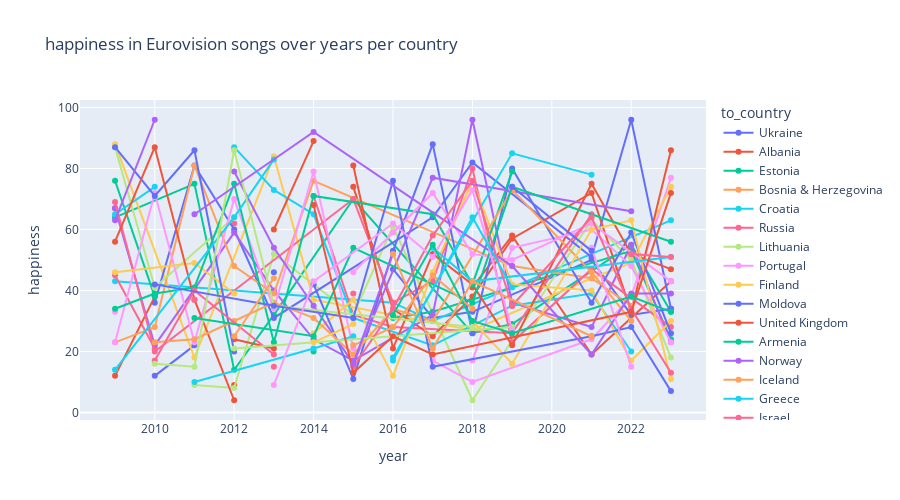

The code cell stored with this chart in its notebook:
### Code cell
# Ploting song happiness trend over years per country
fig = px.line(data_frame=songs_contestants_09_23, 
              x='year', 
              y='happiness', 
              height=500, 
              title="happiness in Eurovision songs over years per country", 
              markers=True,
              color='to_country'
             )
fig.show()
#fig
#fig.show(renderer="browser")

### Figure 1 — Plotly figure (JSON) as saved in the notebook; plotly's stock layout.template omitted (floating-point values rounded to 4 significant figures)
{"data": [{"hovertemplate": "to_country=Ukraine<br>year=%{x}<br>happiness=%{y}<extra></extra>", "legendgroup": "Ukraine", "line": {"color": "#636efa", "dash": "solid"}, "marker": {"symbol": "circle"}, "mode": "lines+markers", "name": "Ukraine", "orientation": "v", "showlegend": true, "type": "scatter", "x": [2009, 2010, 2011, 2012, 2013, 2014, 2016, 2017, 2018, 2021, 2022, 2023], "xaxis": "x", "y": [NaN, 12.0, 22.0, NaN, 46.0, NaN, 47.0, 31.0, 33.0, 50.0, 32.0, 34.0], "yaxis": "y"}, {"hovertemplate": "to_country=Albania<br>year=%{x}<br>happiness=%{y}<extra></extra>", "legendgroup": "Albania", "line": {"color": "#EF553B", "dash": "solid"}, "marker": {"symbol": "circle"}, "mode": "lines+markers", "name": "Albania", "orientation": "v", "showlegend": true, "type": "scatter", "x": [2009, 2010, 2012, 2015, 2018, 2019, 2021, 2023], "xaxis": "x", "y": [67.0, NaN, 9.0, NaN, 41.0, 58.0, 19.0, 43.0], "yaxis": "y"}, {"hovertemplate": "to_country=Estonia<br>year=%{x}<br>happiness=%{y}<extra></extra>", "legendgroup": "Estonia", "line": {"color": "#00cc96", "dash": "solid"}, "marker": {"symbol": "circle"}, "mode": "lines+markers", "name": "Estonia", "orientation": "v", "showlegend": true, "type": "scatter", "x": [2009, 2011, 2012, 2013, 2015, 2018, 2019, 2022, 2023], "xaxis": "x", "y": [64.0, 75.0, 14.0, 32.0, 70.0, 26.0, 29.0, 55.0, 33.0], "yaxis": "y"}, {"hovertemplate": "to_country=Bosnia & Herzegovina<br>year=%{x}<br>happiness=%{y}<extra></extra>", "legendgroup": "Bosnia & Herzegovina", "line": {"color": "#FFA15A", "dash": "solid"}, "marker": {"symbol": "circle"}, "mode": "lines+markers", "name": "Bosnia & Herzegovina", "orientation": "v", "showlegend": true, "type": "scatter", "x": [2009, 2010, 2011, 2012], "xaxis": "x", "y": [NaN, NaN, NaN, NaN], "yaxis": "y"}, {"hovertemplate": "to_country=Croatia<br>year=%{x}<br>happiness=%{y}<extra></extra>", "legendgroup": "Croatia", "line": {"color": "#19d3f3", "dash": "solid"}, "marker": {"symbol": "circle"}, "mode": "lines+markers", "name": "Croatia", "orientation": "v", "showlegend": true, "type": "scatter", "x": [2009, 2016, 2017, 2023], "xaxis": "x", "y": [43.0, 36.0, 30.0, 63.0], "yaxis": "y"}, {"hovertemplate": "to_country=Russia<br>year=%{x}<br>happiness=%{y}<extra></extra>", "legendgroup": "Russia", "line": {"color": "#FF6692", "dash": "solid"}, "marker": {"symbol": "circle"}, "mode": "lines+markers", "name": "Russia", "orientation": "v", "showlegend": true, "type": "scatter", "x": [2009, 2010, 2011, 2012, 2013, 2014, 2015, 2016, 2019, 2021], "xaxis": "x", "y": [45.0, 21.0, NaN, 62.0, NaN, 71.0, 32.0, 28.0, 26.0, 65.0], "yaxis": "y"}, {"hovertemplate": "to_country=Lithuania<br>year=%{x}<br>happiness=%{y}<extra></extra>", "legendgroup": "Lithuania", "line": {"color": "#B6E880", "dash": "solid"}, "marker": {"symbol": "circle"}, "mode": "lines+markers", "name": "Lithuania", "orientation": "v", "showlegend": true, "type": "scatter", "x": [2009, 2011, 2012, 2013, 2015, 2016, 2018, 2021, 2022, 2023], "xaxis": "x", "y": [NaN, 9.0, 8.0, 52.0, 32.0, 61.0, 4.0, 63.0, 50.0, 18.0], "yaxis": "y"}, {"hovertemplate": "to_country=Portugal<br>year=%{x}<br>happiness=%{y}<extra></extra>", "legendgroup": "Portugal", "line": {"color": "#FF97FF", "dash": "solid"}, "marker": {"symbol": "circle"}, "mode": "lines+markers", "name": "Portugal", "orientation": "v", "showlegend": true, "type": "scatter", "x": [2009, 2010, 2017, 2018, 2021, 2022, 2023], "xaxis": "x", "y": [33.0, NaN, 17.0, 10.0, 24.0, 38.0, 77.0], "yaxis": "y"}, {"hovertemplate": "to_country=Finland<br>year=%{x}<br>happiness=%{y}<extra></extra>", "legendgroup": "Finland", "line": {"color": "#FECB52", "dash": "solid"}, "marker": {"symbol": "circle"}, "mode": "lines+markers", "name": "Finland", "orientation": "v", "showlegend": true, "type": "scatter", "x": [2009, 2011, 2013, 2014, 2018, 2021, 2022, 2023], "xaxis": "x", "y": [88.0, 18.0, 84.0, 37.0, 27.0, 44.0, 49.0, 74.0], "yaxis": "y"}, {"hovertemplate": "to_country=Moldova<br>year=%{x}<br>happiness=%{y}<extra></extra>", "legendgroup": "Moldova", "line": {"color": "#636efa", "dash": "solid"}, "marker": {"symbol": "circle"}, "mode": "lines+markers", "name": "Moldova", "orientation": "v", "showlegend": true, "type": "scatter", "x": [2009, 2010, 2011, 2012, 2013, 2017, 2018, 2021, 2022, 2023], "xaxis": "x", "y": [NaN, 36.0, 81.0, 60.0, 31.0, 64.0, 82.0, 51.0, 96.0, 34.0], "yaxis": "y"}, {"hovertemplate": "to_country=United Kingdom<br>year=%{x}<br>happiness=%{y}<extra></extra>", "legendgroup": "United Kingdom", "line": {"color": "#EF553B", "dash": "solid"}, "marker": {"symbol": "circle"}, "mode": "lines+markers", "name": "United Kingdom", "orientation": "v", "showlegend": true, "type": "scatter", "x": [2009, 2010, 2011, 2012, 2013, 2014, 2015, 2016, 2017, 2018, 2019, 2021, 2022, 2023], "xaxis": "x", "y": [12.0, 38.0, NaN, 24.0, 21.0, NaN, 74.0, 34.0, 25.0, 38.0, 57.0, 72.0, 33.0, 86.0], "yaxis": "y"}, {"hovertemplate": "to_country=Armenia<br>year=%{x}<br>happiness=%{y}<extra></extra>", "legendgroup": "Armenia", "line": {"color": "#00cc96", "dash": "solid"}, "marker": {"symbol": "circle"}, "mode": "lines+markers", "name": "Armenia", "orientation": "v", "showlegend": true, "type": "scatter", "x": [2009, 2010, 2013, 2014, 2015, 2016, 2017, 2022, 2023], "xaxis": "x", "y": [76.0, 38.0, NaN, 20.0, NaN, 31.0, 33.0, 53.0, 24.0], "yaxis": "y"}, {"hovertemplate": "to_country=Norway<br>year=%{x}<br>happiness=%{y}<extra></extra>", "legendgroup": "Norway", "line": {"color": "#ab63fa", "dash": "solid"}, "marker": {"symbol": "circle"}, "mode": "lines+markers", "name": "Norway", "orientation": "v", "showlegend": true, "type": "scatter", "x": [2009, 2010, 2012, 2013, 2014, 2015, 2017, 2018, 2019, 2021, 2022, 2023], "xaxis": "x", "y": [67.0, 22.0, 59.0, 40.0, 24.0, 17.0, 32.0, 96.0, 36.0, 28.0, 55.0, 23.0], "yaxis": "y"}, {"hovertemplate": "to_country=Iceland<br>year=%{x}<br>happiness=%{y}<extra></extra>", "legendgroup": "Iceland", "line": {"color": "#FFA15A", "dash": "solid"}, "marker": {"symbol": "circle"}, "mode": "lines+markers", "name": "Iceland", "orientation": "v", "showlegend": true, "type": "scatter", "x": [2009, 2010, 2011, 2012, 2013, 2014, 2019, 2021, 2022], "xaxis": "x", "y": [23.0, 28.0, 81.0, 48.0, 39.0, 76.0, 48.0, 44.0, 35.0], "yaxis": "y"}, {"hovertemplate": "to_country=Greece<br>year=%{x}<br>happiness=%{y}<extra></extra>", "legendgroup": "Greece", "line": {"color": "#19d3f3", "dash": "solid"}, "marker": {"symbol": "circle"}, "mode": "lines+markers", "name": "Greece", "orientation": "v", "showlegend": true, "type": "scatter", "x": [2009, 2010, 2011, 2012, 2013, 2014, 2015, 2017, 2019, 2021, 2022], "xaxis": "x", "y": [65.0, 74.0, NaN, 87.0, 73.0, 65.0, 31.0, 22.0, 35.0, 39.0, 20.0], "yaxis": "y"}, {"hovertemplate": "to_country=Israel<br>year=%{x}<br>happiness=%{y}<extra></extra>", "legendgroup": "Israel", "line": {"color": "#FF6692", "dash": "solid"}, "marker": {"symbol": "circle"}, "mode": "lines+markers", "name": "Israel", "orientation": "v", "showlegend": true, "type": "scatter", "x": [2009, 2010, 2015, 2016, 2017, 2018, 2019, 2021, 2023], "xaxis": "x", "y": [69.0, 20.0, 70.0, 36.0, 43.0, 80.0, 23.0, 47.0, 28.0], "yaxis": "y"}, {"hovertemplate": "to_country=Turkey<br>year=%{x}<br>happiness=%{y}<extra></extra>", "legendgroup": "Turkey", "line": {"color": "#B6E880", "dash": "solid"}, "marker": {"symbol": "circle"}, "mode": "lines+markers", "name": "Turkey", "orientation": "v", "showlegend": true, "type": "scatter", "x": [2009, 2010, 2012], "xaxis": "x", "y": [87.0, 41.0, 64.0], "yaxis": "y"}, {"hovertemplate": "to_country=France<br>year=%{x}<br>happiness=%{y}<extra></extra>", "legendgroup": "France", "line": {"color": "#FF97FF", "dash": "solid"}, "marker": {"symbol": "circle"}, "mode": "lines+markers", "name": "France", "orientation": "v", "showlegend": true, "type": "scatter", "x": [2009, 2010, 2011, 2012, 2013, 2014, 2015, 2016, 2017, 2018, 2019, 2021, 2022, 2023], "xaxis": "x", "y": [23.0, 72.0, 23.0, 70.0, 34.0, 79.0, 21.0, NaN, NaN, 17.0, 54.0, 60.0, 48.0, 23.0], "yaxis": "y"}, {"hovertemplate": "to_country=Sweden<br>year=%{x}<br>happiness=%{y}<extra></extra>", "legendgroup": "Sweden", "line": {"color": "#FECB52", "dash": "solid"}, "marker": {"symbol": "circle"}, "mode": "lines+markers", "name": "Sweden", "orientation": "v", "showlegend": true, "type": "scatter", "x": [2009, 2011, 2012, 2013, 2014, 2015, 2016, 2017, 2018, 2019, 2021, 2022, 2023], "xaxis": "x", "y": [46.0, 49.0, 39.0, NaN, 26.0, 37.0, 12.0, 46.0, 76.0, 42.0, 40.0, 17.0, 30.0], "yaxis": "y"}, {"hovertemplate": "to_country=Spain<br>year=%{x}<br>happiness=%{y}<extra></extra>", "legendgroup": "Spain", "line": {"color": "#636efa", "dash": "solid"}, "marker": {"symbol": "circle"}, "mode": "lines+markers", "name": "Spain", "orientation": "v", "showlegend": true, "type": "scatter", "x": [2009, 2010, 2011, 2012, 2013, 2014, 2015, 2016, 2017, 2018, 2019, 2021, 2022, 2023], "xaxis": "x", "y": [87.0, 71.0, 86.0, 20.0, NaN, 42.0, 11.0, 53.0, 88.0, 26.0, 80.0, 36.0, 59.0, 26.0], "yaxis": "y"}, {"hovertemplate": "to_country=Germany<br>year=%{x}<br>happiness=%{y}<extra></extra>", "legendgroup": "Germany", "line": {"color": "#EF553B", "dash": "solid"}, "marker": {"symbol": "circle"}, "mode": "lines+markers", "name": "Germany", "orientation": "v", "showlegend": true, "type": "scatter", "x": [2009, 2010, 2011, 2012, 2013, 2014, 2015, 2016, 2017, 2018, 2019, 2021, 2022, 2023], "xaxis": "x", "y": [56.0, 87.0, 37.0, 4.0, NaN, NaN, 81.0, 21.0, 52.0, 42.0, 22.0, 75.0, 52.0, 47.0], "yaxis": "y"}, {"hovertemplate": "to_country=Denmark<br>year=%{x}<br>happiness=%{y}<extra></extra>", "legendgroup": "Denmark", "line": {"color": "#00cc96", "dash": "solid"}, "marker": {"symbol": "circle"}, "mode": "lines+markers", "name": "Denmark", "orientation": "v", "showlegend": true, "type": "scatter", "x": [2009, 2010, 2011, 2012, 2013, 2014, 2017, 2018, 2019], "xaxis": "x", "y": [34.0, 39.0, 41.0, 75.0, 23.0, 71.0, 65.0, 42.0, 79.0], "yaxis": "y"}, {"hovertemplate": "to_country=Romania<br>year=%{x}<br>happiness=%{y}<extra></extra>", "legendgroup": "Romania", "line": {"color": "#ab63fa", "dash": "solid"}, "marker": {"symbol": "circle"}, "mode": "lines+markers", "name": "Romania", "orientation": "v", "showlegend": true, "type": "scatter", "x": [2009, 2010, 2011, 2012, 2013, 2014, 2015, 2017, 2022], "xaxis": "x", "y": [63.0, 96.0, NaN, 79.0, 54.0, 35.0, 16.0, 77.0, 66.0], "yaxis": "y"}, {"hovertemplate": "to_country=Azerbaijan<br>year=%{x}<br>happiness=%{y}<extra></extra>", "legendgroup": "Azerbaijan", "line": {"color": "#FFA15A", "dash": "solid"}, "marker": {"symbol": "circle"}, "mode": "lines+markers", "name": "Azerbaijan", "orientation": "v", "showlegend": true, "type": "scatter", "x": [2009, 2010, 2011, 2012, 2013, 2014, 2015, 2016, 2017, 2019, 2021, 2022], "xaxis": "x", "y": [NaN, 23.0, 24.0, 30.0, 36.0, 31.0, 19.0, 34.0, 30.0, 73.0, 46.0, 30.0], "yaxis": "y"}, {"hovertemplate": "to_country=Malta<br>year=%{x}<br>happiness=%{y}<extra></extra>", "legendgroup": "Malta", "line": {"color": "#19d3f3", "dash": "solid"}, "marker": {"symbol": "circle"}, "mode": "lines+markers", "name": "Malta", "orientation": "v", "showlegend": true, "type": "scatter", "x": [2009, 2012, 2013, 2014, 2016, 2019, 2021], "xaxis": "x", "y": [14.0, 64.0, 83.0, NaN, 18.0, 85.0, 78.0], "yaxis": "y"}, {"hovertemplate": "to_country=Georgia<br>year=%{x}<br>happiness=%{y}<extra></extra>", "legendgroup": "Georgia", "line": {"color": "#FF6692", "dash": "solid"}, "marker": {"symbol": "circle"}, "mode": "lines+markers", "name": "Georgia", "orientation": "v", "showlegend": true, "type": "scatter", "x": [2010, 2011, 2013, 2015, 2015, 2016], "xaxis": "x", "y": [17.0, 40.0, 19.0, NaN, 39.0, NaN], "yaxis": "y"}, {"hovertemplate": "to_country=Ireland<br>year=%{x}<br>happiness=%{y}<extra></extra>", "legendgroup": "Ireland", "line": {"color": "#B6E880", "dash": "solid"}, "marker": {"symbol": "circle"}, "mode": "lines+markers", "name": "Ireland", "orientation": "v", "showlegend": true, "type": "scatter", "x": [2010, 2011, 2012, 2013, 2018], "xaxis": "x", "y": [16.0, 15.0, 86.0, 35.0, 28.0], "yaxis": "y"}, {"hovertemplate": "to_country=Cyprus<br>year=%{x}<br>happiness=%{y}<extra></extra>", "legendgroup": "Cyprus", "line": {"color": "#FF97FF", "dash": "solid"}, "marker": {"symbol": "circle"}, "mode": "lines+markers", "name": "Cyprus", "orientation": "v", "showlegend": true, "type": "scatter", "x": [2010, 2012, 2015, 2016, 2017, 2018, 2019, 2021, 2023], "xaxis": "x", "y": [NaN, NaN, 46.0, 59.0, 72.0, 52.0, 50.0, 62.0, 43.0], "yaxis": "y"}, {"hovertemplate": "to_country=Serbia<br>year=%{x}<br>happiness=%{y}<extra></extra>", "legendgroup": "Serbia", "line": {"color": "#FECB52", "dash": "solid"}, "marker": {"symbol": "circle"}, "mode": "lines+markers", "name": "Serbia", "orientation": "v", "showlegend": true, "type": "scatter", "x": [2010, 2011, 2012, 2015, 2016, 2018, 2019, 2021, 2022, 2023], "xaxis": "x", "y": [NaN, NaN, NaN, NaN, NaN, 30.0, 16.0, 60.0, 63.0, 11.0], "yaxis": "y"}, {"hovertemplate": "to_country=Belgium<br>year=%{x}<br>happiness=%{y}<extra></extra>", "legendgroup": "Belgium", "line": {"color": "#636efa", "dash": "solid"}, "marker": {"symbol": "circle"}, "mode": "lines+markers", "name": "Belgium", "orientation": "v", "showlegend": true, "type": "scatter", "x": [2010, 2013, 2015, 2016, 2017, 2021, 2022, 2023], "xaxis": "x", "y": [42.0, 35.0, 31.0, 76.0, 15.0, 25.0, 28.0, 7.0], "yaxis": "y"}, {"hovertemplate": "to_country=Belarus<br>year=%{x}<br>happiness=%{y}<extra></extra>", "legendgroup": "Belarus", "line": {"color": "#EF553B", "dash": "solid"}, "marker": {"symbol": "circle"}, "mode": "lines+markers", "name": "Belarus", "orientation": "v", "showlegend": true, "type": "scatter", "x": [2010, 2013, 2014, 2017, 2019], "xaxis": "x", "y": [NaN, 60.0, 89.0, NaN, 35.0], "yaxis": "y"}, {"hovertemplate": "to_country=Slovenia<br>year=%{x}<br>happiness=%{y}<extra></extra>", "legendgroup": "Slovenia", "line": {"color": "#00cc96", "dash": "solid"}, "marker": {"symbol": "circle"}, "mode": "lines+markers", "name": "Slovenia", "orientation": "v", "showlegend": true, "type": "scatter", "x": [2011, 2014, 2015, 2018, 2019, 2023], "xaxis": "x", "y": [31.0, 25.0, 54.0, 36.0, 74.0, 56.0], "yaxis": "y"}, {"hovertemplate": "to_country=Switzerland<br>year=%{x}<br>happiness=%{y}<extra></extra>", "legendgroup": "Switzerland", "line": {"color": "#ab63fa", "dash": "solid"}, "marker": {"symbol": "circle"}, "mode": "lines+markers", "name": "Switzerland", "orientation": "v", "showlegend": true, "type": "scatter", "x": [2011, 2014, 2019, 2021, 2022, 2023], "xaxis": "x", "y": [65.0, 92.0, 48.0, 19.0, 39.0, 39.0], "yaxis": "y"}, {"hovertemplate": "to_country=Hungary<br>year=%{x}<br>happiness=%{y}<extra></extra>", "legendgroup": "Hungary", "line": {"color": "#FFA15A", "dash": "solid"}, "marker": {"symbol": "circle"}, "mode": "lines+markers", "name": "Hungary", "orientation": "v", "showlegend": true, "type": "scatter", "x": [2011, 2012, 2013, 2014, 2015, 2016, 2017, 2018], "xaxis": "x", "y": [NaN, 25.0, 44.0, NaN, 22.0, 28.0, 45.0, 34.0], "yaxis": "y"}, {"hovertemplate": "to_country=Austria<br>year=%{x}<br>happiness=%{y}<extra></extra>", "legendgroup": "Austria", "line": {"color": "#19d3f3", "dash": "solid"}, "marker": {"symbol": "circle"}, "mode": "lines+markers", "name": "Austria", "orientation": "v", "showlegend": true, "type": "scatter", "x": [2011, 2014, 2015, 2016, 2017, 2018, 2023], "xaxis": "x", "y": [10.0, 21.0, 25.0, NaN, 54.0, 43.0, 51.0], "yaxis": "y"}, {"hovertemplate": "to_country=Italy<br>year=%{x}<br>happiness=%{y}<extra></extra>", "legendgroup": "Italy", "line": {"color": "#FF6692", "dash": "solid"}, "marker": {"symbol": "circle"}, "mode": "lines+markers", "name": "Italy", "orientation": "v", "showlegend": true, "type": "scatter", "x": [2011, 2012, 2013, 2014, 2015, 2016, 2017, 2018, 2019, 2021, 2022, 2023], "xaxis": "x", "y": [37.0, NaN, 15.0, NaN, 15.0, 34.0, 58.0, 76.0, 35.0, 64.0, 34.0, 13.0], "yaxis": "y"}, {"hovertemplate": "to_country=North Macedonia<br>year=%{x}<br>happiness=%{y}<extra></extra>", "legendgroup": "North Macedonia", "line": {"color": "#B6E880", "dash": "solid"}, "marker": {"symbol": "circle"}, "mode": "lines+markers", "name": "North Macedonia", "orientation": "v", "showlegend": true, "type": "scatter", "x": [2012, 2019], "xaxis": "x", "y": [21.0, 28.0], "yaxis": "y"}, {"hovertemplate": "to_country=Netherlands<br>year=%{x}<br>happiness=%{y}<extra></extra>", "legendgroup": "Netherlands", "line": {"color": "#FF97FF", "dash": "solid"}, "marker": {"symbol": "circle"}, "mode": "lines+markers", "name": "Netherlands", "orientation": "v", "showlegend": true, "type": "scatter", "x": [2013, 2014, 2016, 2017, 2018, 2019, 2020, 2021, 2022], "xaxis": "x", "y": [9.0, 43.0, 62.0, 51.0, 73.0, 27.0, NaN, 54.0, 15.0], "yaxis": "y"}, {"hovertemplate": "to_country=Montenegro<br>year=%{x}<br>happiness=%{y}<extra></extra>", "legendgroup": "Montenegro", "line": {"color": "#FECB52", "dash": "solid"}, "marker": {"symbol": "circle"}, "mode": "lines+markers", "name": "Montenegro", "orientation": "v", "showlegend": true, "type": "scatter", "x": [2014, 2015], "xaxis": "x", "y": [23.0, 29.0], "yaxis": "y"}, {"hovertemplate": "to_country=San Marino<br>year=%{x}<br>happiness=%{y}<extra></extra>", "legendgroup": "San Marino", "line": {"color": "#636efa", "dash": "solid"}, "marker": {"symbol": "circle"}, "mode": "lines+markers", "name": "San Marino", "orientation": "v", "showlegend": true, "type": "scatter", "x": [2014, 2019, 2021], "xaxis": "x", "y": [NaN, 74.0, 53.0], "yaxis": "y"}, {"hovertemplate": "to_country=Poland<br>year=%{x}<br>happiness=%{y}<extra></extra>", "legendgroup": "Poland", "line": {"color": "#EF553B", "dash": "solid"}, "marker": {"symbol": "circle"}, "mode": "lines+markers", "name": "Poland", "orientation": "v", "showlegend": true, "type": "scatter", "x": [2014, 2015, 2016, 2017, 2022, 2023], "xaxis": "x", "y": [68.0, 13.0, 25.0, 19.0, 33.0, 72.0], "yaxis": "y"}, {"hovertemplate": "to_country=Australia<br>year=%{x}<br>happiness=%{y}<extra></extra>", "legendgroup": "Australia", "line": {"color": "#00cc96", "dash": "solid"}, "marker": {"symbol": "circle"}, "mode": "lines+markers", "name": "Australia", "orientation": "v", "showlegend": true, "type": "scatter", "x": [2015, 2016, 2017, 2018, 2019, 2022, 2023], "xaxis": "x", "y": [NaN, 32.0, 55.0, 30.0, 26.0, 38.0, 33.0], "yaxis": "y"}, {"hovertemplate": "to_country=Latvia<br>year=%{x}<br>happiness=%{y}<extra></extra>", "legendgroup": "Latvia", "line": {"color": "#ab63fa", "dash": "solid"}, "marker": {"symbol": "circle"}, "mode": "lines+markers", "name": "Latvia", "orientation": "v", "showlegend": true, "type": "scatter", "x": [2015, 2016], "xaxis": "x", "y": [16.0, 52.0], "yaxis": "y"}, {"hovertemplate": "to_country=Bulgaria<br>year=%{x}<br>happiness=%{y}<extra></extra>", "legendgroup": "Bulgaria", "line": {"color": "#FFA15A", "dash": "solid"}, "marker": {"symbol": "circle"}, "mode": "lines+markers", "name": "Bulgaria", "orientation": "v", "showlegend": true, "type": "scatter", "x": [2016, 2017, 2018, 2021], "xaxis": "x", "y": [52.0, 21.0, 43.0, 25.0], "yaxis": "y"}, {"hovertemplate": "to_country=Czech Republic<br>year=%{x}<br>happiness=%{y}<extra></extra>", "legendgroup": "Czech Republic", "line": {"color": "#19d3f3", "dash": "solid"}, "marker": {"symbol": "circle"}, "mode": "lines+markers", "name": "Czech Republic", "orientation": "v", "showlegend": true, "type": "scatter", "x": [2016, 2018, 2019], "xaxis": "x", "y": [17.0, 64.0, 41.0], "yaxis": "y"}, {"hovertemplate": "to_country=Czechia<br>year=%{x}<br>happiness=%{y}<extra></extra>", "legendgroup": "Czechia", "line": {"color": "#FF6692", "dash": "solid"}, "marker": {"symbol": "circle"}, "mode": "lines+markers", "name": "Czechia", "orientation": "v", "showlegend": true, "type": "scatter", "x": [2022, 2023], "xaxis": "x", "y": [52.0, 51.0], "yaxis": "y"}], "layout": {"height": 500, "legend": {"title": {"text": "to_country"}, "tracegroupgap": 0}, "title": {"text": "happiness in Eurovision songs over years per country"}, "xaxis": {"anchor": "y", "domain": [0, 1], "title": {"text": "year"}}, "yaxis": {"anchor": "x", "domain": [0, 1], "title": {"text": "happiness"}}}}
